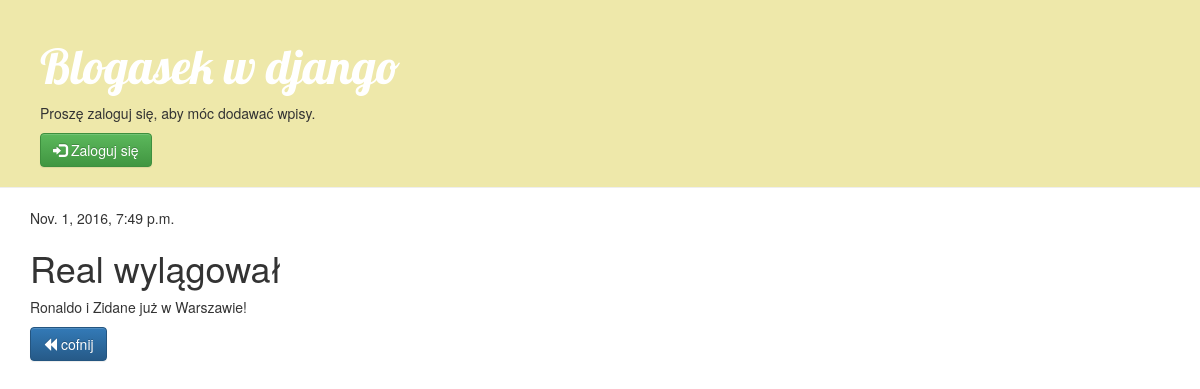
The page /blogasek/post/6/ on the database its author committed.
### blogasek/models.py (models this page shows, shortened)
class Post(models.Model):
    author = models.ForeignKey('auth.User')
    title = models.CharField(max_length=200)
    text = models.TextField()
    created_date = models.DateTimeField(
            default=timezone.now)
    published_date = models.DateTimeField(
            blank=True, null=True)

### blogasek/views.py (the view)
# urls.py: url(r'^post/(?P<pk>[0-9]+)/$', views.post_detail, name='post_detail'),
def post_detail(request, pk):
    post = get_object_or_404(Post, pk=pk)
    return render(request, 'blogasek/post_detail.html', {'post': post})

### blogasek/templates/blogasek/post_detail.html
{% extends 'blogasek/base.html' %}
{% block content %}
    <div class="post">
        {% if post.published_date %}
            <div class="date">
                {{ post.published_date }}
            </div>
        {% endif %}
        <h1>{{ post.title }}</h1>
        <p>{{ post.text|linebreaksbr }}</p>
    </div>
<a href="{{request.META.HTTP_REFERER}}" class="btn btn-primary"><span class="glyphicon glyphicon-backward"></span> cofnij</a>
{% endblock %}

### rows shown on the page
Post: published_date "Nov. 1, 2016, 7:49 p.m.", title "Real wylągował", text "Ronaldo i Zidane już w Warszawie!"
